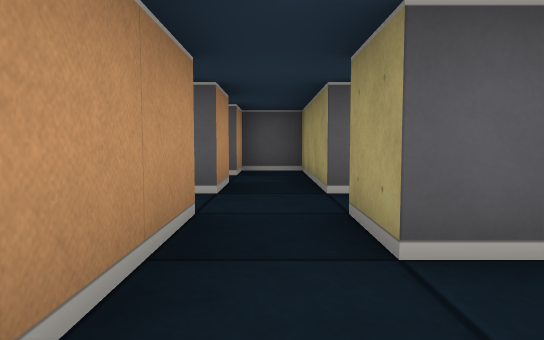
[1] (above)

24 first-person views from a walk through a cub3D maze. The camera is about half as high as the walls, tilts 4° down and sees 70° across. The floor is counted in squares. Each view is taken from the middle of a square. On the plan, view 1 faces up. The plan holds only what a view shows up to about 9 squares ahead; the rest is blank.

[2]
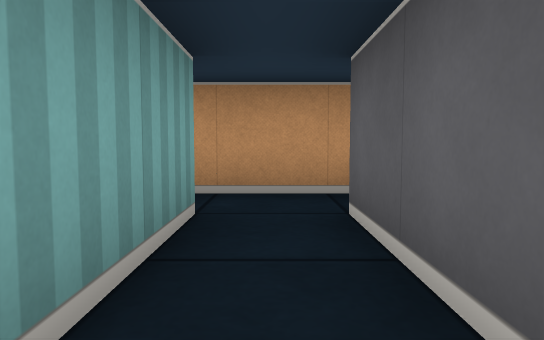

[3]
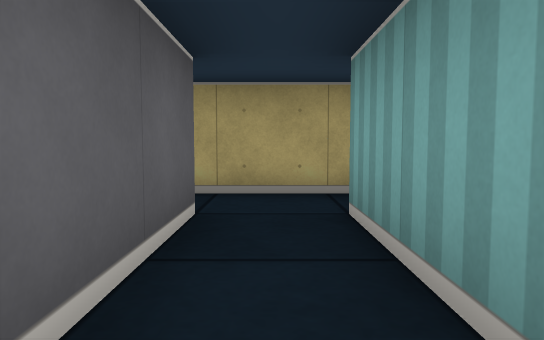

[4]
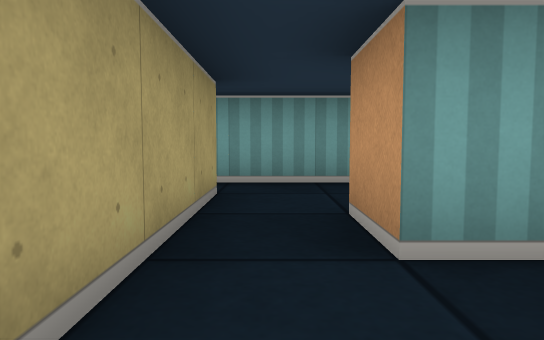

[5]
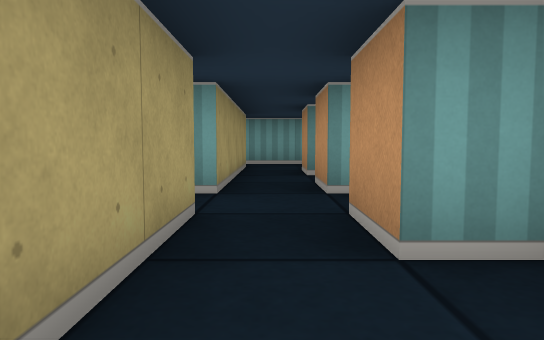

[6]
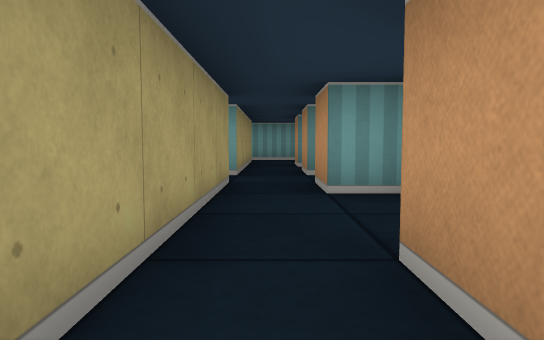

[7]
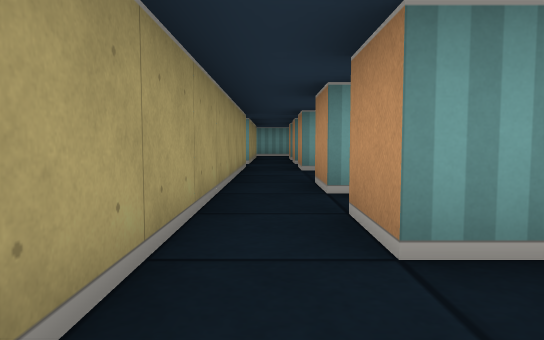

[8]
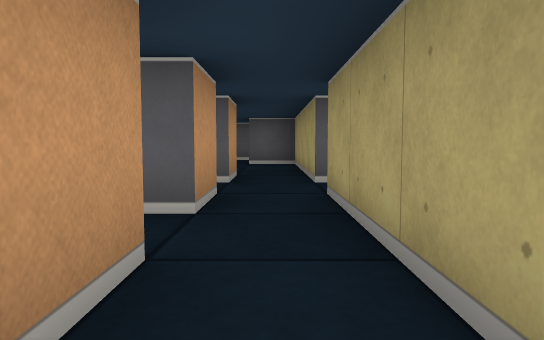

[9]
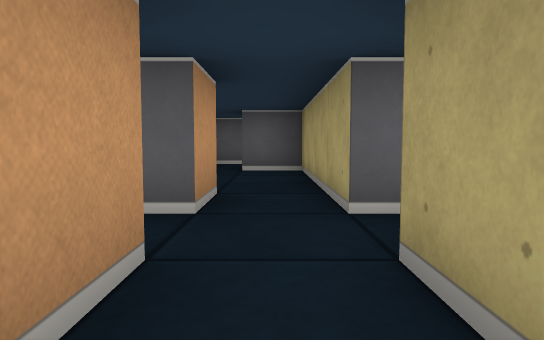

[10]
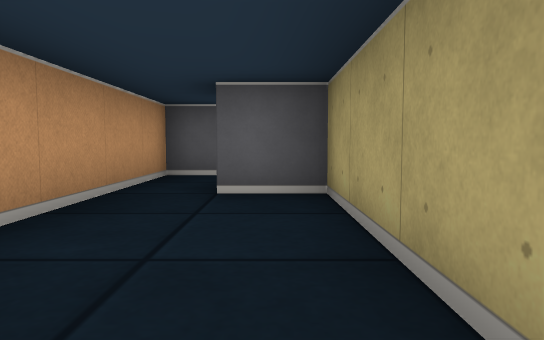

[11]
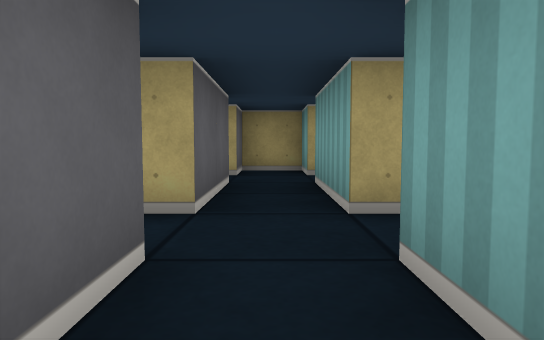

[12]
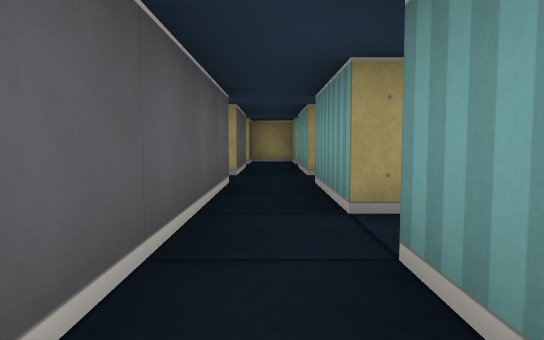

[13]
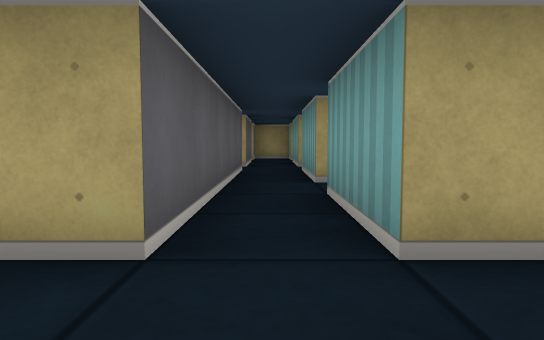

[14]
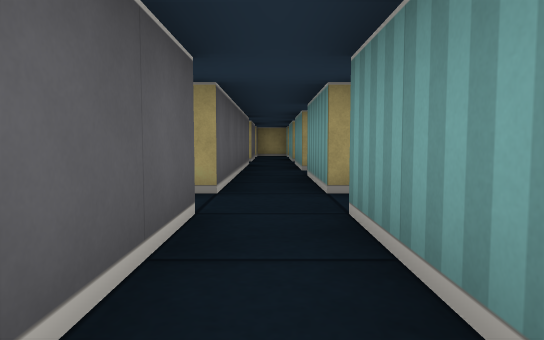

[15]
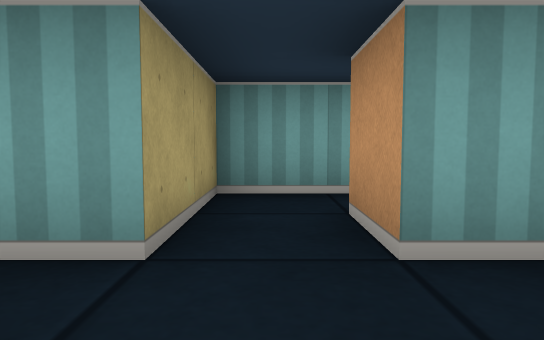

[16]
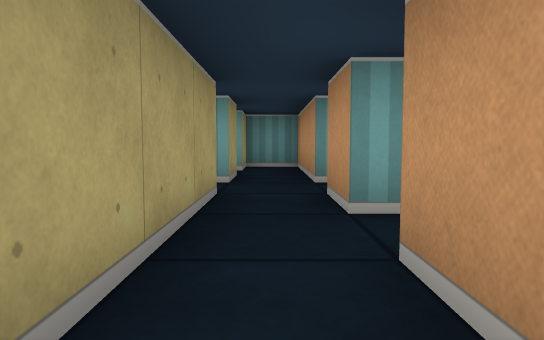

[17]
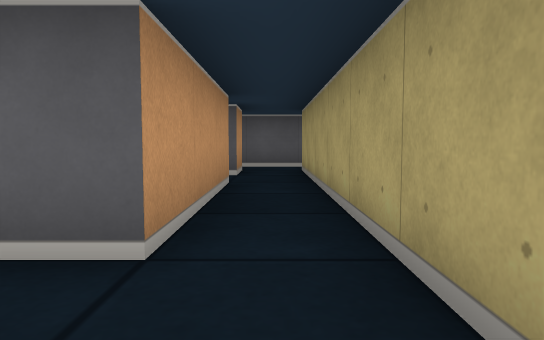

[18]
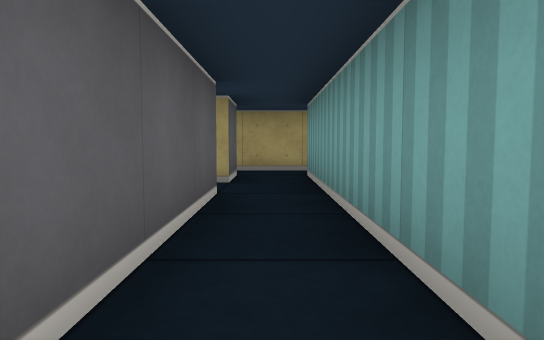

[19]
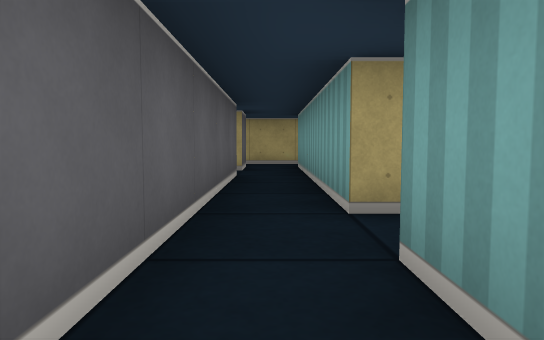

[20]
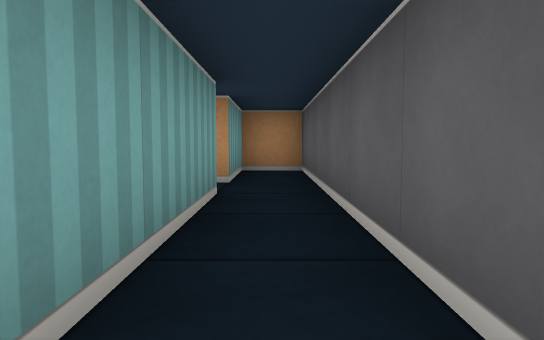

[21]
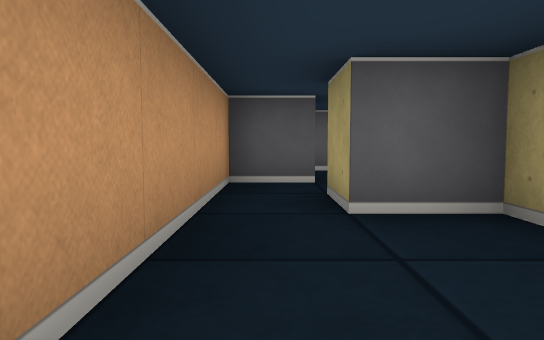

[22]
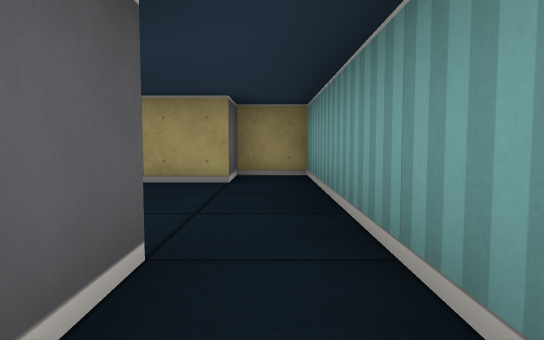

[23]
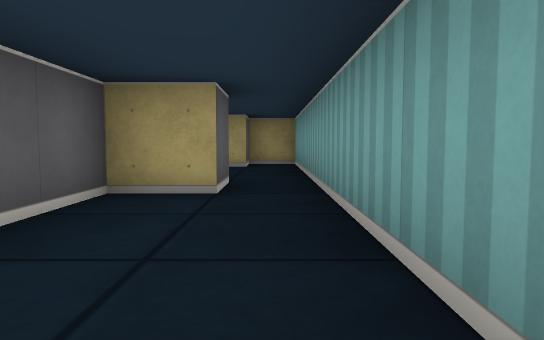

[24]
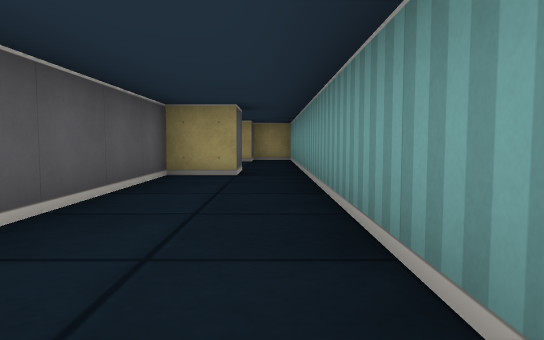

### Floor plan
Key: @ floor where view 1 was taken; # wall or solid block; . floor.
Columns run from 9 left of view 1 to 5 right of it. Each row starts with its distance up from view 1.
 21         #####
 20          .  .
 19         #.##.
 18         ..#..
 17         #.#.##
 16         #.#..#
 15 #######.#.#..#
 14 #.........#..#
 13 ###.#####.##.##
 12 ..............#
 11  ##.##.##.##.##
 10   ..#   #....#
  9   ###   #.##.#
  8         ###..#
  7         ####.#
  6         #.#..#
  5         ..#..#
  4         #.##.#
  3         ......
  2         #.##.#
  1         #....#
  0      ####@##.#
 -1     ....###..##
 -2    ...........#
 -3     ###########

Positions as (right, up) in squares from view 1, and headings:
1: (0, 0), facing up
2: (3, 1), facing left
3: (0, 1), facing right
4: (3, 2), facing down
5: (3, 6), facing down
6: (3, 8), facing down
7: (3, 11), facing down
8: (3, 8), facing up
9: (3, 10), facing up
10: (3, 13), facing up
11: (-2, 12), facing right
12: (-5, 12), facing right
13: (-7, 12), facing right
14: (-9, 12), facing right
15: (-6, 13), facing down
16: (0, 16), facing down
17: (0, 13), facing up
18: (-6, 14), facing right
19: (-8, 14), facing right
20: (-2, 14), facing left
21: (2, 14), facing up
22: (-1, -2), facing right
23: (-4, -2), facing right
24: (-6, -2), facing right
